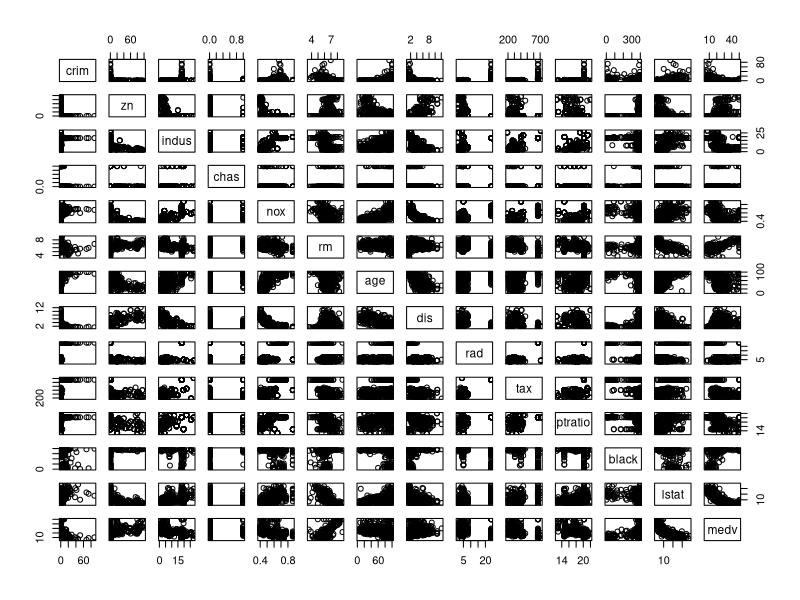
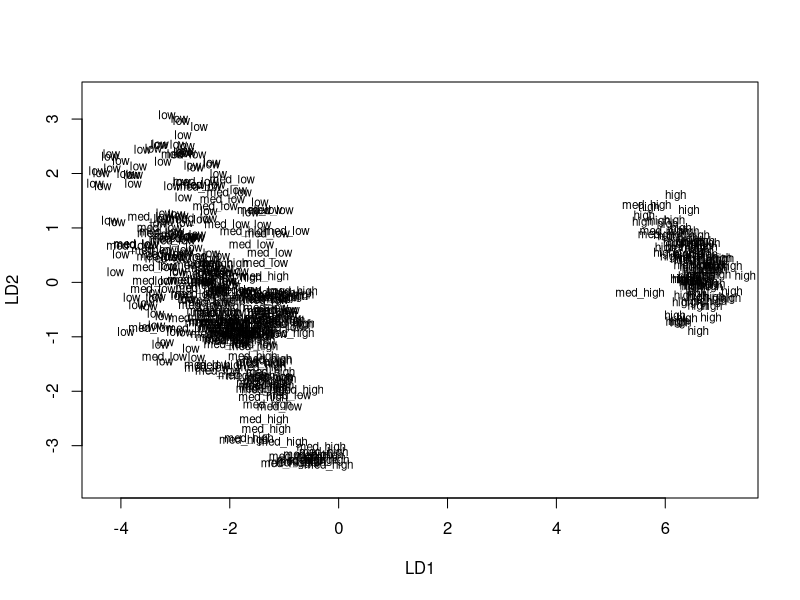

The R source for these figures, in order:
## ---- chunk 1
date()
## ---- chunk 2
library(MASS)

# load the data
data("Boston")

# explore the dataset
dim(Boston)
str(Boston)

## ---- chunk 3

pairs(Boston)

summary(Boston)

## ---- chunk 4

# center and standardize variables
boston_scaled <- scale(Boston)

# summaries of the scaled variables
summary(boston_scaled)

# change the object to data frame
boston_scaled<-as.data.frame(boston_scaled)

# create a quantile vector of crim 
bins <- quantile(boston_scaled$crim)

# create a categorical variable 'crime'
crime <- cut(boston_scaled$crim, breaks = bins, include.lowest = TRUE, label=c("low","med_low","med_high","high"))

# look at the table of the new factor crime
table(crime)

# add the new categorical value to scaled data
boston_scaled <- data.frame(boston_scaled, crime)

# remove the crime variable from the data set
boston_scaled <- dplyr::select(boston_scaled, -crim)

# number of rows in the Boston dataset 
n <- nrow(boston_scaled)
n

# choose randomly 80% of the rows
ind <- sample(n,  size = n * 0.8)

ind
# create train set
train <- boston_scaled[ind,]

# create test set 
test <- boston_scaled[-ind,]

## ---- chunk 5

# linear discriminant analysis
lda.fit <- lda(crime~., data = train)

# print the lda.fit object
lda.fit

#plot LDA biplot
plot(lda.fit, dimen = 2)

## ---- chunk 6

# save the correct classes from test data
correct_classes <- test$crime
# remove the crime variable from test data
test <- dplyr::select(test, -crime)

# predict classes with test data
lda.pred <- predict(lda.fit, newdata = test)

# cross tabulate the results
table(correct = correct_classes, predicted = lda.pred$class)


